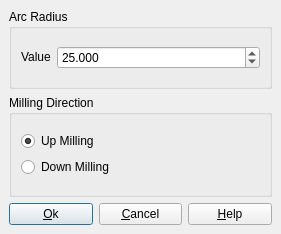
<?xml version="1.0" encoding="UTF-8"?>
<ui version="4.0">
 <class>CircEntryPara</class>
 <widget class="QDialog" name="CircEntryPara">
  <property name="geometry">
   <rect>
    <x>0</x>
    <y>0</y>
    <width>281</width>
    <height>234</height>
   </rect>
  </property>
  <property name="windowTitle">
   <string>Circular Entry/Exit</string>
  </property>
  <property name="windowIcon">
   <iconset>
    <normaloff>.</normaloff>.</iconset>
  </property>
  <layout class="QGridLayout">
   <property name="leftMargin">
    <number>9</number>
   </property>
   <property name="topMargin">
    <number>9</number>
   </property>
   <property name="rightMargin">
    <number>9</number>
   </property>
   <property name="bottomMargin">
    <number>9</number>
   </property>
   <property name="spacing">
    <number>6</number>
   </property>
   <item row="0" column="0">
    <layout class="QVBoxLayout">
     <property name="spacing">
      <number>6</number>
     </property>
     <property name="leftMargin">
      <number>0</number>
     </property>
     <property name="topMargin">
      <number>0</number>
     </property>
     <property name="rightMargin">
      <number>0</number>
     </property>
     <property name="bottomMargin">
      <number>0</number>
     </property>
     <item>
      <widget class="QGroupBox" name="groupBox">
       <property name="minimumSize">
        <size>
         <width>101</width>
         <height>72</height>
        </size>
       </property>
       <property name="title">
        <string>Arc Radius</string>
       </property>
       <layout class="QGridLayout">
        <property name="leftMargin">
         <number>9</number>
        </property>
        <property name="topMargin">
         <number>9</number>
        </property>
        <property name="rightMargin">
         <number>9</number>
        </property>
        <property name="bottomMargin">
         <number>9</number>
        </property>
        <property name="spacing">
         <number>6</number>
        </property>
        <item row="0" column="0">
         <layout class="QHBoxLayout">
          <property name="spacing">
           <number>6</number>
          </property>
          <property name="leftMargin">
           <number>0</number>
          </property>
          <property name="topMargin">
           <number>0</number>
          </property>
          <property name="rightMargin">
           <number>0</number>
          </property>
          <property name="bottomMargin">
           <number>0</number>
          </property>
          <item>
           <widget class="QLabel" name="textLabel1">
            <property name="sizePolicy">
             <sizepolicy hsizetype="Fixed" vsizetype="Fixed">
              <horstretch>0</horstretch>
              <verstretch>0</verstretch>
             </sizepolicy>
            </property>
            <property name="text">
             <string>Value</string>
            </property>
           </widget>
          </item>
          <item>
           <widget class="QDoubleSpinBox" name="doubleSpinBoxArcRadius">
            <property name="decimals">
             <number>3</number>
            </property>
            <property name="minimum">
             <double>0.001000000000000</double>
            </property>
            <property name="maximum">
             <double>99999.000000000000000</double>
            </property>
            <property name="value">
             <double>25.000000000000000</double>
            </property>
           </widget>
          </item>
         </layout>
        </item>
       </layout>
      </widget>
     </item>
     <item>
      <widget class="QGroupBox" name="groupBox_2">
       <property name="minimumSize">
        <size>
         <width>131</width>
         <height>102</height>
        </size>
       </property>
       <property name="title">
        <string>Milling Direction</string>
       </property>
       <layout class="QGridLayout">
        <property name="leftMargin">
         <number>9</number>
        </property>
        <property name="topMargin">
         <number>9</number>
        </property>
        <property name="rightMargin">
         <number>9</number>
        </property>
        <property name="bottomMargin">
         <number>9</number>
        </property>
        <property name="spacing">
         <number>6</number>
        </property>
        <item row="0" column="0">
         <layout class="QVBoxLayout">
          <property name="spacing">
           <number>6</number>
          </property>
          <property name="leftMargin">
           <number>0</number>
          </property>
          <property name="topMargin">
           <number>0</number>
          </property>
          <property name="rightMargin">
           <number>0</number>
          </property>
          <property name="bottomMargin">
           <number>0</number>
          </property>
          <item>
           <widget class="QRadioButton" name="radioButtonUpMill">
            <property name="text">
             <string>Up Milling</string>
            </property>
            <property name="checked">
             <bool>true</bool>
            </property>
           </widget>
          </item>
          <item>
           <widget class="QRadioButton" name="radioButtonDownMilling">
            <property name="text">
             <string>Down Milling</string>
            </property>
           </widget>
          </item>
         </layout>
        </item>
       </layout>
      </widget>
     </item>
     <item>
      <layout class="QHBoxLayout">
       <property name="spacing">
        <number>6</number>
       </property>
       <property name="leftMargin">
        <number>0</number>
       </property>
       <property name="topMargin">
        <number>0</number>
       </property>
       <property name="rightMargin">
        <number>0</number>
       </property>
       <property name="bottomMargin">
        <number>0</number>
       </property>
       <item>
        <widget class="QPushButton" name="okButton">
         <property name="text">
          <string>&amp;Ok</string>
         </property>
         <property name="icon">
          <iconset>
           <normaloff>image1</normaloff>image1</iconset>
         </property>
        </widget>
       </item>
       <item>
        <widget class="QPushButton" name="cancelButton">
         <property name="text">
          <string>&amp;Cancel</string>
         </property>
         <property name="icon">
          <iconset>
           <normaloff>image2</normaloff>image2</iconset>
         </property>
        </widget>
       </item>
       <item>
        <widget class="QPushButton" name="helpButton">
         <property name="text">
          <string>&amp;Help</string>
         </property>
         <property name="icon">
          <iconset>
           <normaloff>image3</normaloff>image3</iconset>
         </property>
        </widget>
       </item>
      </layout>
     </item>
    </layout>
   </item>
  </layout>
 </widget>
 <layoutdefault spacing="6" margin="11"/>
 <tabstops>
  <tabstop>okButton</tabstop>
 </tabstops>
 <resources/>
 <connections>
  <connection>
   <sender>okButton</sender>
   <signal>clicked()</signal>
   <receiver>CircEntryPara</receiver>
   <slot>accept()</slot>
   <hints>
    <hint type="sourcelabel">
     <x>20</x>
     <y>20</y>
    </hint>
    <hint type="destinationlabel">
     <x>20</x>
     <y>20</y>
    </hint>
   </hints>
  </connection>
  <connection>
   <sender>cancelButton</sender>
   <signal>clicked()</signal>
   <receiver>CircEntryPara</receiver>
   <slot>reject()</slot>
   <hints>
    <hint type="sourcelabel">
     <x>20</x>
     <y>20</y>
    </hint>
    <hint type="destinationlabel">
     <x>20</x>
     <y>20</y>
    </hint>
   </hints>
  </connection>
 </connections>
</ui>
